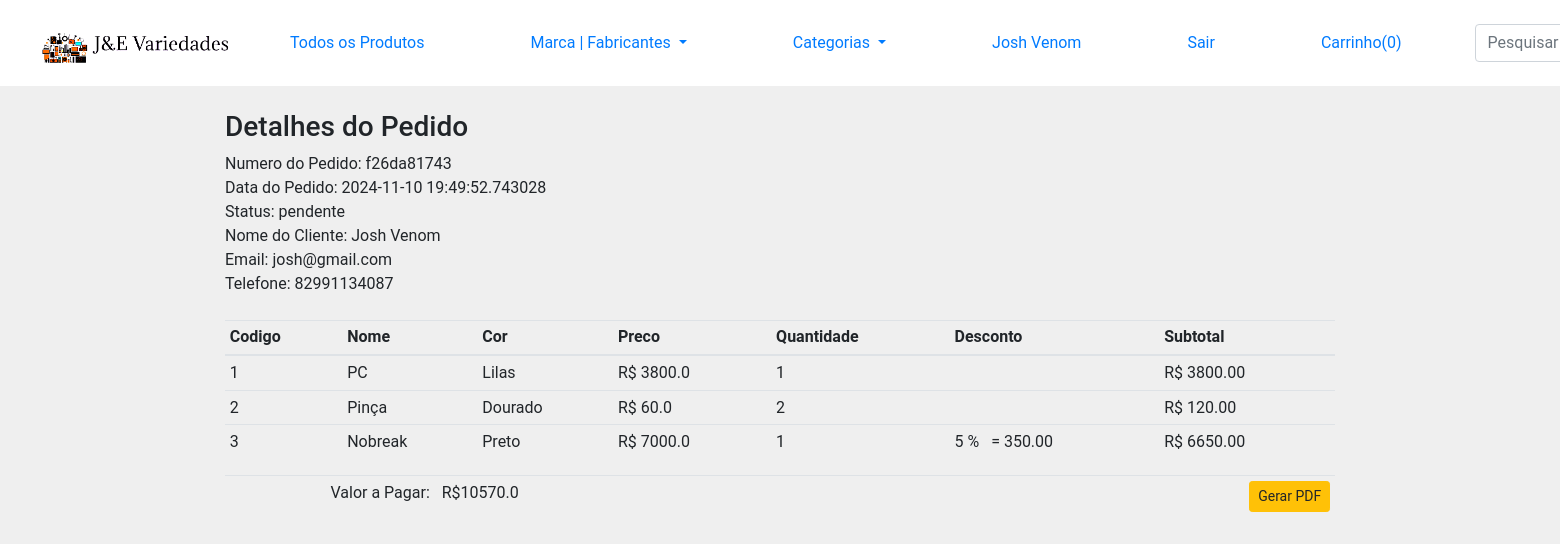
Page /pedidos/f26da81743 (signed in) on the committed database.
### loja/clientes/models.py (models this page shows, shortened)
class Cadastrar(db.Model, UserMixin):
    id = db.Column(db.Integer, primary_key=True, autoincrement=True)  # Garante autoincremento para id
    name = db.Column(db.String(50), nullable=False)
    username = db.Column(db.String(50), unique=True, nullable=False)
    email = db.Column(db.String(50), unique=True, nullable=False)
    password = db.Column(db.String(128), nullable=False)
    country = db.Column(db.String(50), nullable=False)
    state = db.Column(db.String(50), nullable=False)
    city = db.Column(db.String(50), nullable=False)
    address = db.Column(db.String(50), nullable=False)
    zipcode = db.Column(db.String(20), nullable=False)
    contact = db.Column(db.String(20), nullable=False)
    profile = db.Column(db.String(50), nullable=True, default='profile.jpg')
    date_created = db.Column(db.DateTime, nullable=False, default=datetime.now(pytz.timezone('America/Sao_paulo')))

class ClientePedido(db.Model):
    id = db.Column(db.Integer, primary_key=True, autoincrement=True)
    notafiscal = db.Column(db.String(50), unique= True, nullable=False)
    status = db.Column(db.String(50), default='pendente', nullable=False)
    cliente_id = db.Column(db.Integer, unique=False, nullable=False)
    data_criado = db.Column(db.DateTime, nullable=False, default=datetime.now(pytz.timezone('America/Sao_paulo')))
    pedido = db.Column(JsonEcodedDict)

### loja/clientes/rotas.py (the view)
@app.route('/pedidos/<notafiscal>')
@login_required
def pedidos(notafiscal):
    if current_user.is_authenticated:
        subTotal = 0
        gTotal = 0
        cliente_id = current_user.id
        cliente = Cadastrar.query.filter_by(id=cliente_id).first()
        pedido_order = ClientePedido.query.filter_by(cliente_id=cliente_id, notafiscal=notafiscal).order_by(ClientePedido.id.desc()).first()
        for _key, produto in pedido_order.pedido.items():
            desconto = (produto.get('discount') / 100) * float(produto.get('price'))
            subTotal += float(produto.get('price')) * int(produto.get('quantity'))
            subTotal -= desconto
            gTotal = float("%.2f" % (1 * subTotal))
    else:
        return redirect(url_for('clientelogin'))
    return render_template('cliente/pedidos.html', notafiscal=notafiscal, cliente=cliente, pedido_order=pedido_order, subTotal=subTotal,gTotal=gTotal, marcas=marcas(), categorias=categorias())

### loja/clientes/models.py (called while the page is built)
@login_manager.user_loader
def user_carregar(user_id):
    return Cadastrar.query.get(int(user_id))

    def process_result_value(self, value, dialect):
        if value is None:
            return {}
        else:
            return json.loads(value)

### loja/produtos/rotas.py (called while the page is built)
def marcas():
    marcas = Marca.query.join(Addproduto, (Marca.id == Addproduto.marca_id)).all()
    return marcas

def categorias():
    categorias = Categoria.query.join(Addproduto, (Categoria.id == Addproduto.categoria_id)).all()
    return categorias

### loja/templates/cliente/pedidos.html (shortened to what this page needs)
{% extends "layouts.html" %}
{% block content %}
{% include 'navbar.html' %}
<div class="container mt-4">
    <div class="row">
        <div class="col-md-12">
            <h3>Detalhes do Pedido</h3>
            Numero do Pedido: {{pedido_order.notafiscal}} <br>
            Data do Pedido: {{pedido_order.data_criado}} <br>
            Status: {{pedido_order.status}} <br>
            Nome do Cliente: {{cliente.name}} <br>
            Email: {{cliente.email}} <br>
            Telefone: {{cliente.contact}} <br>
            <br>
            <table class="table table-sm">
                <thead>
                    <tr>
                        <th>Codigo</th>
                        <th>Nome</th>
                        <th>Cor</th>
                        <th>Preco</th>
                        <th>Quantidade</th>
                        <th>Desconto</th>
                        <th>Subtotal</th>
                    </tr>
                </thead>
                <tbody>
                    {% for key, produto in pedido_order.pedido.items() %}
                    {% set discount = "%0.2f" | format((produto.discount)/100 * produto.price|float) %}
                    <tr>
                        <td>{{loop.index}}</td>
                        <td>{{produto.name}}</td>
                        <form action="{{url_for('updateCarro',code=key)}}" method="POST">
                            <td>
                                {{produto.color|capitalize}}
                            </td>
                            <td> R$ {{produto.price}}</td>
                            <td>{{produto.quantity}}</td>
                            {%if produto.discount > 0 %}
                                <td>{{produto.discount}} % &nbsp; = {{discount}}</td>
                            {%else%}
                            <td></td>
                            {%endif%}
                            {% set subtotal = produto.quantity|int * produto.price|float %}
                            <td>R$ {{"%0.2f"|format((subtotal|float) - discount|float)}}</td>
                        </form>
                    </tr>
                    {% endfor %}
                </tbody>
            </table>
                <table class="table table-sm">
                    <tr>
                        <td></td>
                        <td>
                        </td>
                        <td colspan="3"></td>
                        <td colspan="5">Valor a Pagar: &nbsp; R${{gTotal}}</td>
                        <td>
                            <form action="{{url_for('get_pdf', notafiscal=pedido_order.notafiscal)}}" method="POST">
                                <button type="submit" class="btn btn-warning btn-sm float-right">Gerar PDF</button>
                            </form>
                        </td>
                    </tr>
                </table>
        </div>
    </div>
</div>
{% endblock content %}

### loja/templates/navbar.html (shortened to what this page needs)
<div class="container-navbar">
    <nav class="navbar navbar-expand-lg bg-body-tertiary">
        <div class="container-fluid">
          <a class="navbar-brand" href="/" >
            <img src="{{url_for('static', filename='images/logo.png')}}" alt="Logo" height="60px" width="210px"></a>
          <div class="collapse navbar-collapse" id="navbarSupportedContent">
            <ul class="navbar-nav me-auto mb-2 mb-lg-0">
              <li class="nav-item">
                <a class="nav-link" href="/">Todos os Produtos</a>
              </li>
              <li class="nav-item dropdown">
                <a class="nav-link dropdown-toggle" href="#" role="button" data-bs-toggle="dropdown" aria-expanded="false">
                  Marca | Fabricantes
                </a>
              </li>
              <li class="nav-item dropdown">
                <a class="nav-link dropdown-toggle" href="#" role="button" data-bs-toggle="dropdown" aria-expanded="false">
                  Categorias
                </a>
              </li>
              {% if current_user.is_authenticated %}
                <li class="nav-item">
                    <a class="nav-link" href="#">{{current_user.name}}</a>
                </li>
                <li class="nav-item">
                    <a class="nav-link" href="{{url_for('clientelogout')}}">Sair</a>
                </li>
              {% endif %}
              <li class="nav-item">
                <a class="nav-link" href="{{url_for('getCart')}}" tabindex="-1">Carrinho({{session['LojainCarrinho']|length}})</a>
              </li>
            </ul>
            <form class="form-inline my-2 my-lg-0" method="POST">
              <input class="form-control mr-sm-2" type="text" placeholder="Pesquisar Produtos" autofocus="autofocus" name="search_string">
            </form>
          </div>
        </div>
    </nav>
</div>

### loja/static/css/style.css (style rules this page uses)
body { font-family: 'Roboto', sans-serif; background-color: #efefef; margin: 0; width: 100%; padding: 0; display: inline-block; }
.container-navbar { position: relative; background-color: white; margin-left: 0; margin-right: 0; width: 1920px; }
.container-fluid { margin: 0; align-items: flex-start; width: auto; height: 70px; align-items: center; }
.nav-item { margin-left: 10px; margin-right: 65px; padding-left: 15px; }
.container { width: 100%; margin-bottom: 10px; margin-top: 20px; align-content: center; justify-content: center; }

### rows in the picture
Cadastrar: name "Josh Venom", email "josh@gmail.com", contact "82991134087"
ClientePedido: notafiscal "f26da81743", data_criado "2024-11-10 19:49:52.743028", status "pendente"

### other values in the picture
{{ session['LojainCarrinho']|length }} "0"
{{ produto.name }} "PC" "Pinça" "Nobreak"
{{ produto.color|capitalize }} "Lilas" "Dourado" "Preto"
{{ produto.price }} "3800.0" "60.0" "7000.0"
{{ produto.quantity }} "1" "2" "1"
{{ "%0.2f"|format((subtotal|float) - discount|float) }} "3800.00" "120.00" "6650.00"
{{ produto.discount }} "5"
{{ discount }} "350.00"
{{ gTotal }} "10570.0"
